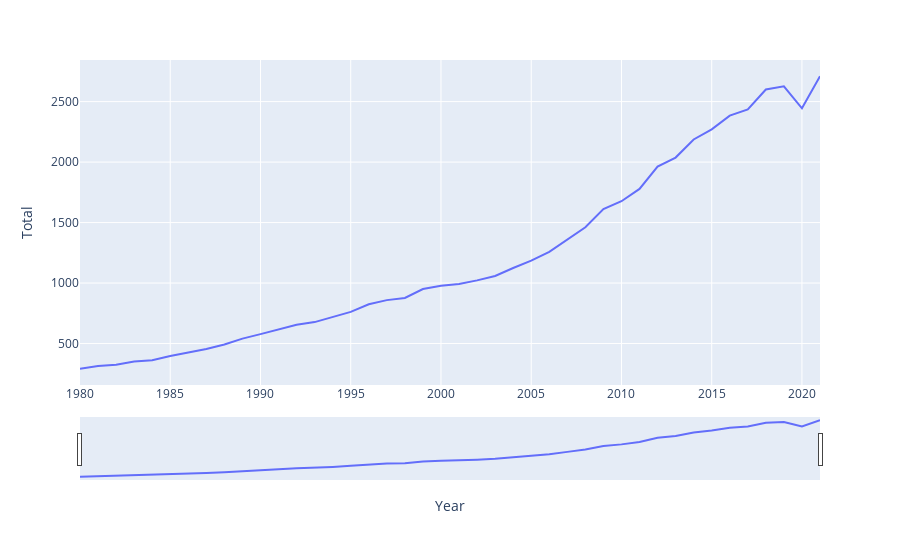

The cell this chart's notebook holds for it:
### Code cell
#  plot to see total emission versus year for 'Germany'
fig_ger = px.line(df, x=df.index, y="Total")
fig_ger.update_xaxes(rangeslider_visible=True)
fig_ger.show()

### Figure 1 — Plotly figure (JSON) as saved in the notebook; plotly's stock layout.template omitted (floating-point values rounded to 4 significant figures)
{"data": [{"hovertemplate": "Year=%{x}<br>Total=%{y}<extra></extra>", "legendgroup": "", "line": {"color": "#636efa", "dash": "solid"}, "marker": {"symbol": "circle"}, "mode": "lines", "name": "", "orientation": "v", "showlegend": false, "type": "scatter", "x": [1980, 1981, 1982, 1983, 1984, 1985, 1986, 1987, 1988, 1989, 1990, 1991, 1992, 1993, 1994, 1995, 1996, 1997, 1998, 1999, 2000, 2001, 2002, 2003, 2004, 2005, 2006, 2007, 2008, 2009, 2010, 2011, 2012, 2013, 2014, 2015, 2016, 2017, 2018, 2019, 2020, 2021], "xaxis": "x", "y": [291.7, 315.0, 325.4, 352.2, 361.6, 397.6, 426.3, 455.3, 491.7, 540.7, 578.0, 615.4, 655.4, 677.3, 716.3, 761.4, 825.2, 858.9, 877.0, 951.0, 978.1, 991.7, 1022.0, 1059.0, 1125.0, 1185.0, 1259.0, 1357.0, 1462.0, 1611.0, 1676.0, 1778.0, 1963.0, 2037.0, 2187.0, 2271.0, 2384.0, 2435.0, 2600.0, 2626.0, 2445.0, 2710.0], "yaxis": "y"}], "layout": {"legend": {"tracegroupgap": 0}, "margin": {"t": 60}, "xaxis": {"anchor": "y", "domain": [0, 1], "rangeslider": {"visible": true}, "title": {"text": "Year"}}, "yaxis": {"anchor": "x", "domain": [0, 1], "title": {"text": "Total"}}}}
